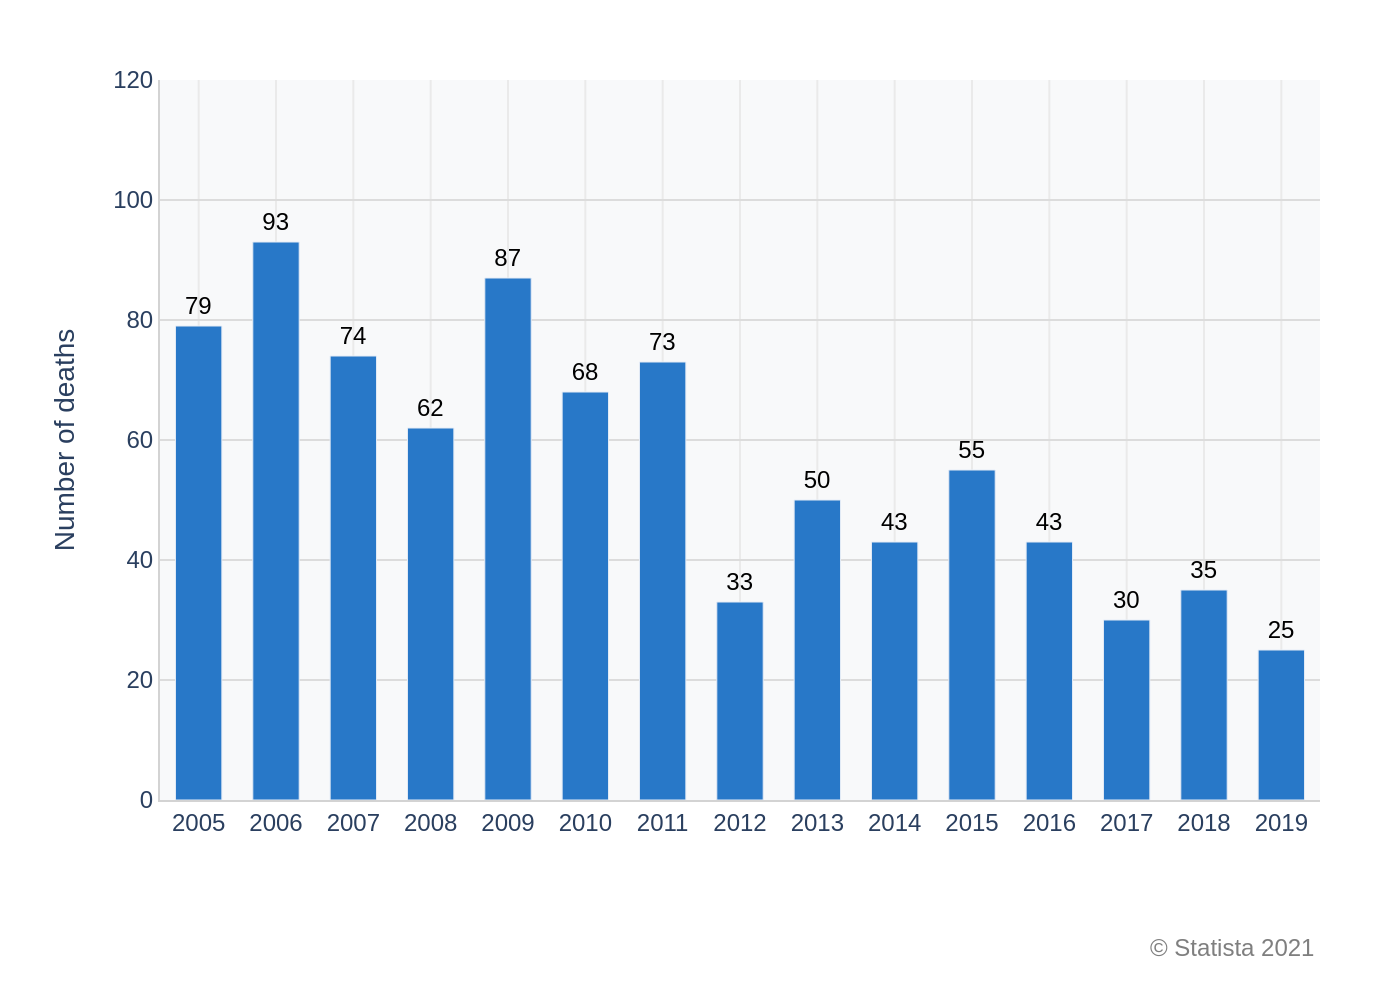

Python code for this plot:
import sys
import json
import os
import plotly.graph_objects as go

# Check for command-line argument
if len(sys.argv) != 2:
    print("Usage: python generate_chart.py <path_to_json_file>")
    sys.exit(1)

json_path = sys.argv[1]

# Read data from the specified JSON file
try:
    with open(json_path, 'r', encoding='utf-8') as f:
        chart_info = json.load(f)
except FileNotFoundError:
    print(f"Error: JSON file not found at {json_path}")
    sys.exit(1)
except json.JSONDecodeError:
    print(f"Error: Could not decode JSON from {json_path}")
    sys.exit(1)

# Extract data and texts from the JSON object
chart_data = chart_info.get('chart_data', [])
texts = chart_info.get('texts', {})
colors = chart_info.get('colors', [])

# Prepare data for Plotly
categories = [item['category'] for item in chart_data]
values = [item['value'] for item in chart_data]

# Create the figure
fig = go.Figure()

# Add the bar trace
fig.add_trace(
    go.Bar(
        x=categories,
        y=values,
        marker_color=colors[0] if colors else None,
        text=values,
        textposition='outside',
        texttemplate='%{text}',
        hoverinfo='none',
        cliponaxis=False 
    )
)

# Update layout to match the original image
fig.update_layout(
    font_family="Arial",
    plot_bgcolor='#F8F9FA',
    paper_bgcolor='white',
    xaxis=dict(
        title_text=texts.get('x_axis_title'),
        showgrid=True,
        gridcolor='#EAEAEA',
        linecolor='lightgrey',
        zeroline=False,
        tickfont=dict(size=12)
    ),
    yaxis=dict(
        title_text=texts.get('y_axis_title'),
        range=[0, 120],
        dtick=20,
        showgrid=True,
        gridcolor='#DCDCDC',
        linecolor='lightgrey',
        zeroline=False,
        tickfont=dict(size=12)
    ),
    bargap=0.4,
    showlegend=False,
    margin=dict(l=80, r=40, b=100, t=40),
    annotations=[]
)

# Add source annotation if present
if texts.get('source'):
    fig.add_annotation(
        text=texts['source'],
        align='right',
        showarrow=False,
        xref='paper',
        yref='paper',
        x=1.0,
        y=-0.18,
        xanchor='right',
        yanchor='top',
        font=dict(size=12, color="#7f7f7f")
    )

# Update text font on bars
fig.update_traces(textfont=dict(size=12, color='black'))

# Generate and save the output image
base_name = os.path.splitext(os.path.basename(json_path))[0]
output_filename = f"{base_name}.png"

try:
    fig.write_image(output_filename, scale=2)
    print(f"Chart saved to {output_filename}")
except Exception as e:
    print(f"Error saving image: {e}")
    print("Please ensure you have 'kaleido' installed (`pip install kaleido`)")
    sys.exit(1)
